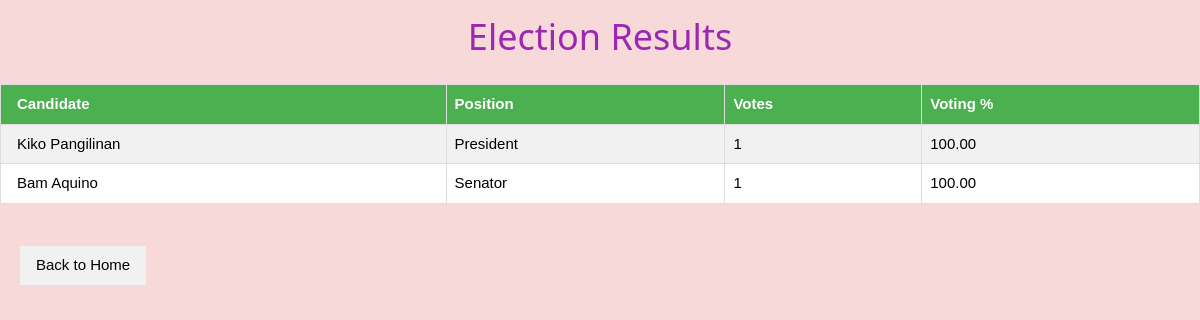
The app's page /results, older data.
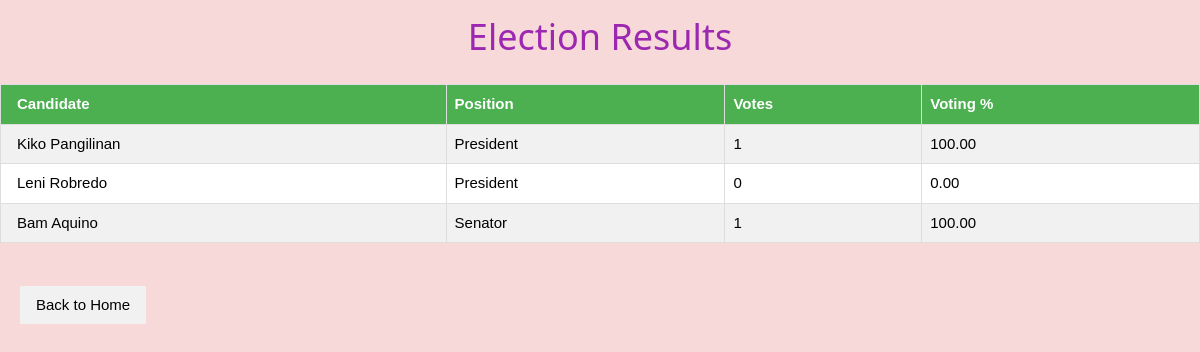
The same page, newer data.
### tables this page shows
CREATE TABLE candidates (
            candID INTEGER PRIMARY KEY AUTOINCREMENT,
            candFName TEXT NOT NULL,
            candMName TEXT,
            candLName TEXT NOT NULL,
            posID INTEGER NOT NULL,
            candStat TEXT NOT NULL DEFAULT 'active',
            votes INTEGER NOT NULL DEFAULT 0,
            FOREIGN KEY (posID) REFERENCES positions(posID)
        );

CREATE TABLE positions (
            posID INTEGER PRIMARY KEY AUTOINCREMENT,
            posName TEXT NOT NULL,
            numOfPositions INTEGER NOT NULL,
            posStat TEXT NOT NULL DEFAULT 'open'
        );

### app.py (the view)
@app.route("/results")
def results():
    return render_template("results.html", results=dbhelper.get_results_with_percent())

### dbhelper.py (called while the page is built)
def get_connection():
    conn = sqlite3.connect(DB_NAME)
    return conn

### templates/results.html (shortened to what this page needs)
<!DOCTYPE html>
<html>
<head>
    <link rel="stylesheet" href="/statics/index.css">
    <link rel="stylesheet" href="/statics/w3.css">
</head>
<body>
    <h1 class="w3-text-purple">Election Results</h1>
    <table class="w3-table-all w3-bordered w3-hoverable">
        <tr><th>Candidate</th><th>Position</th><th>Votes</th><th>Voting %</th></tr>
        {% for r in results %}
        <tr>
            <td>{{ r[0] }}</td>
            <td>{{ r[1] }}</td>
            <td>{{ r[2] }}</td>
            <td>{{ r[3] }}</td>
        </tr>
        {% endfor %}
    </table>
    <br><a href="/" class="w3-button w3-light-grey">Back to Home</a>
</body>
</html>

Row changes from the older to the newer data that the page shows:
added candidates: r "Leni Robredo", posName "President", votes "0", votes "0.00"
